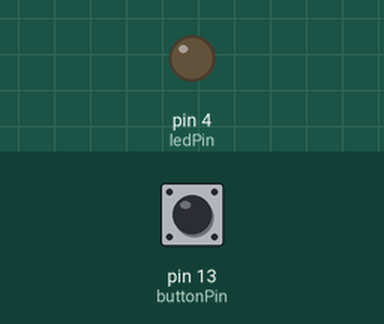
A sketch run on a simulated Arduino Uno, built with avr-gcc and run on an emulated ATmega328P. Parts: output pins drawn as LEDs (lit = HIGH). Inputs (shaded band) come from the test bench; at power-on: pin 13 (buttonPin) LOW.

Above: at 1.2 s.
1.3 s: pin 13 (buttonPin) pulled HIGH for 0.15 s
At 1.37 s:
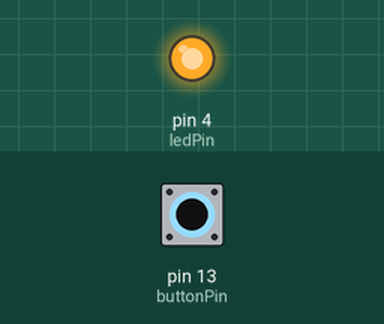
2.9 s: pin 13 (buttonPin) pulled HIGH for 3.2 s
At 6.4 s:
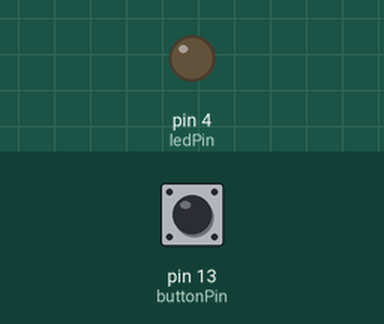
Timing chart, 0 to 7.9 s (numbered marks = the images above; inputs shaded):
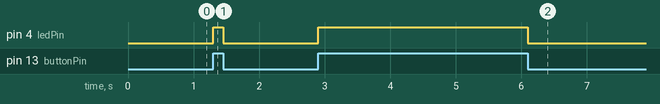

Measured:
- after the input at 1.3 s, pin 4 (ledPin): LOW → HIGH at once, → LOW 0.15 s later
- after the input at 2.9 s, pin 4 (ledPin): LOW → HIGH at once, → LOW 3.2 s later

The sketch:

Digital_Inputs.ino
```cpp
//www.elegoo.com
//2016.12.08

//int ledPin = 4;
//int buttonApin = 13;

const int buttonPin = 13;     // the number of the pushbutton pin
const int ledPin =  4;      // the number of the LED pin
int count = 0;               // Count the button presses

// variables will change:
int buttonState = 0;         // variable for reading the pushbutton status

void setup() {
  // initialize the LED pin as an output:
  pinMode(ledPin, OUTPUT);
  // initialize the pushbutton pin as an input:
  pinMode(buttonPin, INPUT);
}

void loop(){
  // read the state of the pushbutton value:
  buttonState = digitalRead(buttonPin);

  // check if the pushbutton is pressed.
  // if it is, the buttonState is HIGH:
  if (buttonState == HIGH) {
    // turn LED on:
    digitalWrite(ledPin, HIGH);
    count++;               // add 1 to the count
    if (count >= 8) {
      count = 0;
    }
  }
  else {
    // turn LED off:
    digitalWrite(ledPin, LOW);
  }
}
```
